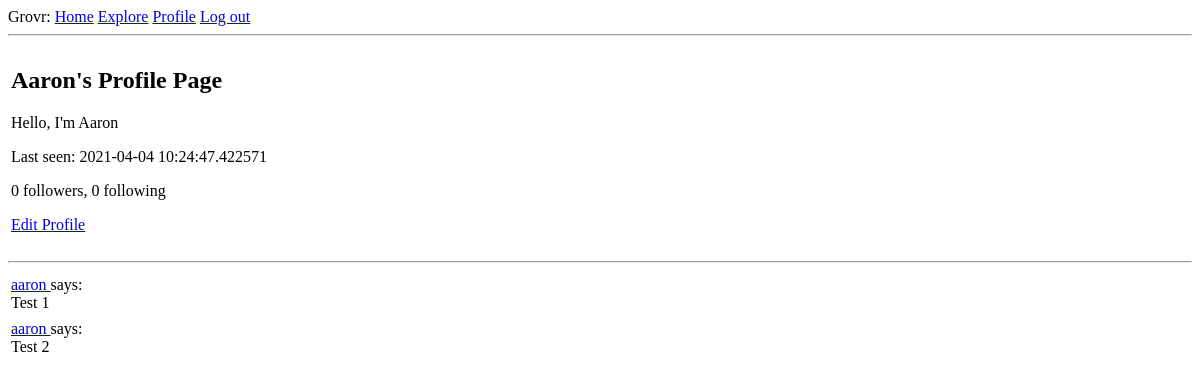
The page /user/aaron (signed in) on the database as committed earlier.
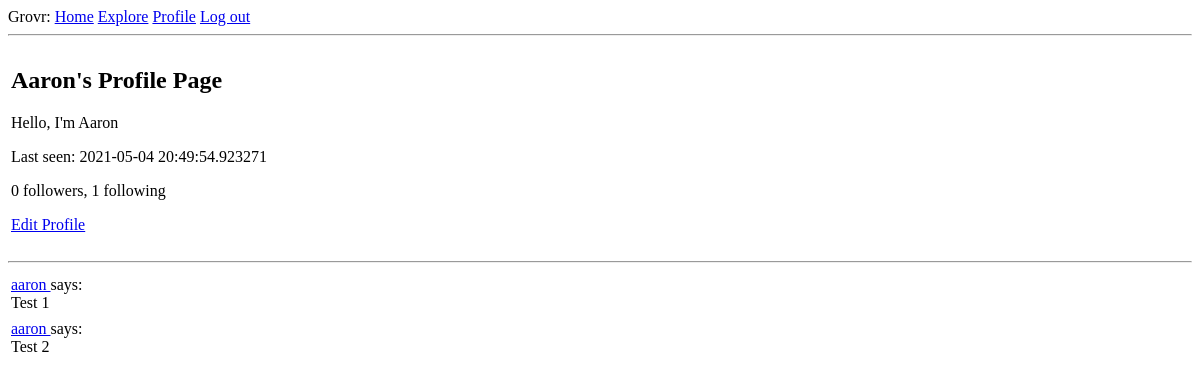
The same page on the database as committed later.
### app/models.py (models this page shows, shortened)
class User(UserMixin, db.Model):
    id = db.Column(db.Integer, primary_key=True)
    username = db.Column(db.String(64), index=True, unique=True)
    email = db.Column(db.String(128), index=True, unique=True)
    password_hash = db.Column(db.String(128))
    posts = db.relationship('Post', backref='author', lazy='dynamic')
    about_me = db.Column(db.String(140))
    last_seen = db.Column(db.DateTime, default=dt.utcnow)
    followed = db.relationship(
        'User', secondary = followers,
        primaryjoin = (followers.c.follower_id == id),
        secondaryjoin = (followers.c.followed_id == id),
        backref = db.backref('followers', lazy='dynamic'),
        lazy = 'dynamic'
    )

### app/routes.py (the view)
@app.route('/user/<username>')
@login_required
def user(username):
    user = User.query.filter_by(username=username).first_or_404()
    posts = [
        {'author': user, 'body': 'Test 1'},
        {'author': user, 'body': 'Test 2'}
    ]
    form = EmptyForm()
    return render_template('user.html', user=user, posts=posts, form=form)

### app/models.py (called while the page is built)
@login.user_loader
def load_user(id):
    return User.query.get(int(id))

### app/routes.py (called while the page is built)
@app.before_request
def before_request():
    if current_user.is_authenticated:
        current_user.last_seen = dt.utcnow()
        db.session.commit()

### app/templates/user.html (shortened to what this page needs)
{% extends "base.html" %}
{% block content %}
<table>
    <tr valign='top'>
        <td><h2>{{ user.username|capitalize }}'s Profile Page</h2>
            {% if user.about_me %}<p>{{ user.about_me }}</p>{% endif %}
            {% if user.last_seen %}<p>Last seen: {{ user.last_seen }}</p>{% endif %}
            <p>{{ user.followers.count() }} followers, {{ user.followed.count() }} following</p>
            {% if user == current_user  %}
            <p><a href="{{ url_for('edit_profile') }}">Edit Profile</a></p>
            {% endif %}
        </td>
    </tr>
</table>
<hr>
{% for post in posts %}
    {% include "_post.html" %}
{% endfor %}
{% endblock content %}

### app/templates/base.html (shortened to what this page needs)
<!DOCTYPE html>
<html lang="en">
<head>
</head>
<body>
    <div>Grovr:
        <a href="{{ url_for('index') }}">Home</a>
        <a href="{{ url_for('explore') }}">Explore</a>
        {% if current_user.is_anonymous %}
        <a href="{{ url_for('login') }}">Log in</a>
        {% else %}
        <a href="{{ url_for('user', username=current_user.username) }}">Profile</a>
        <a href="{{ url_for('logout') }}">Log out</a>
        {% endif %}
    </div>
    <hr>
    {% block content %}
    {% endblock %}
</body>
</html>

### app/templates/_post.html (shortened to what this page needs)
<table>
        <td>
            <a href="{{ url_for('user', username=post.author.username) }}">
                {{ post.author.username }}
            </a>
            says:<br>{{ post.body }}
        </td>
</table>

Rows that differ between the two databases and show on the page:
changed User "Aaron": last_seen "2021-04-04 10:24:47.422571" → "2021-05-04 20:49:54.923271"
Other text that changed with them:
{{ user.followed.count() }}: "0" → "1"
